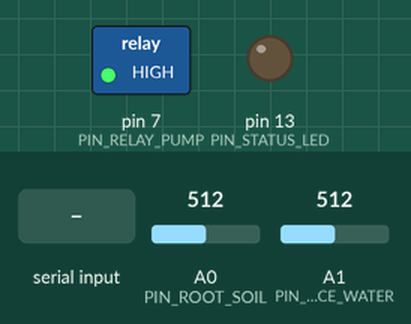
Bench run of a sketch on a simulated Arduino Uno, built with avr-gcc and run on an emulated ATmega328P. On the bench: switched loads named in the sketch (green lamp = pin HIGH), output pins drawn as LEDs (lit = HIGH). The test bench sets the inputs (shaded band); at power-on: A1 (PIN_SURFACE_WATER) = 512, A0 (PIN_ROOT_SOIL) = 512. Pins used as bus, display or sensor lines are not drawn; what the sketch prints to the serial monitor is not drawn.

Above: at 4.5 s.
4.6 s: A1 (PIN_SURFACE_WATER) set to 724
7.6 s: A1 (PIN_SURFACE_WATER) set to 750
At 8.0 s:
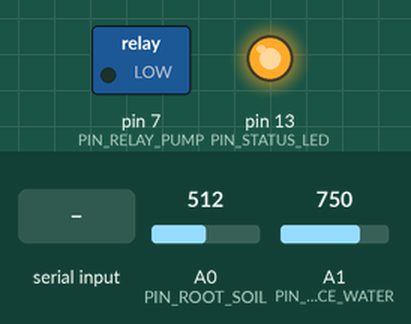
9.1 s: A0 (PIN_ROOT_SOIL) set to 401
10.6 s: A0 (PIN_ROOT_SOIL) set to 384
13.2 s: "1\n" received over Serial
At 14.4 s:
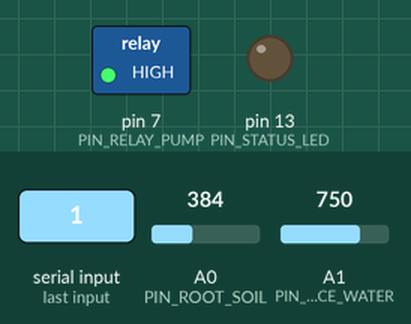
14.9 s: byte 49 ('1') received over Serial
At 16.0 s:
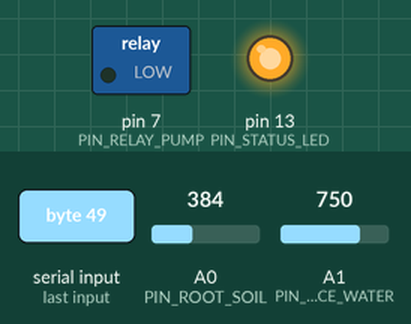
Timing chart, 0 to 21.6 s (numbered marks = the images above; inputs shaded):
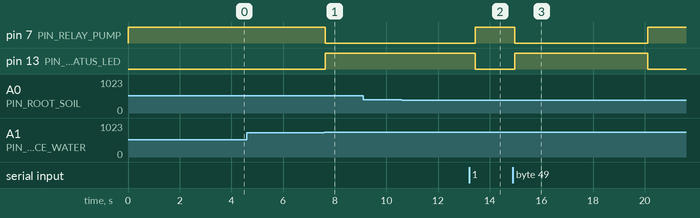

The sketch:

08_dc_adapter_presentation_test.ino
```cpp
/*
 * ============================================================================
 * WBACFSPWI — Test 08: Direct Current (12V DC Adapter) Presentation Test
 * ============================================================================
 *
 * Web-Based Automatic Controller for Solar-Powered Water Irrigation (WBACFSPWI)
 *
 * PURPOSE:
 *   Designed specifically for live indoor presentations, panel defenses, and bench
 *   demonstrations using a 12V DC Power Adapter (wall supply) instead of a 3S battery.
 *
 * POWER ARCHITECTURE:
 *   - 12V DC Power Adapter (>= 2A) -> LM2596 Buck Converter (IN+ / IN-)
 *   - 12V DC Power Adapter (+)     -> 5V Relay COM Terminal
 *   - LM2596 Buck Converter (OUT+) -> 5.00V Regulated -> Breadboard Red Rail (5V) -> Arduino 5V
 *   - LM2596 Buck Converter (OUT-) -> Common Star GND -> Breadboard Blue Rail (GND) -> Arduino GND
 *
 * HARDWARE PINOUT:
 *   - Pin A0: Capacitive Soil Moisture Sensor v1.2 (Root Zone Moisture)
 *   - Pin D8: Capacitive Sensor Power Gate (Corrosion Prevention)
 *   - Pin A1: HW-080 Surface Moisture Sensor (Ponding / Water Depth)
 *   - Pin D7: 5V Relay Module IN (Controls 12V DC Water Pump)
 *   - Pin D13: Status / Pulse Heartbeat LED
 *
 * PRESENTATION FEATURES:
 *   1. Direct 12V DC operation with battery voltage cutoff checks bypassed.
 *   2. Real-time ASCII visual progress bars in Serial Monitor for live panel viewing.
 *   3. Interactive Serial Commands ('1'=Demo Pump ON, '0'=Pump OFF, 'A'=Auto Mode, 'T'=Self-Test).
 *   4. Safety Demo Cutoff (Auto shuts pump off after 15s in demo pulse to avoid spill).
 * ============================================================================
 */

// ============================================================================
// 1. PIN DEFINITIONS
// ============================================================================
const int PIN_ROOT_SOIL      = A0;  // Capacitive Soil Moisture Sensor Analog Output
const int PIN_SENSOR_PWR     = 8;   // Capacitive Sensor VCC Power Gate
const int PIN_SURFACE_WATER  = A1;  // HW-080 Surface Moisture Sensor Analog Output
const int PIN_RELAY_PUMP     = 7;   // 5V Relay Control Pin (Active LOW)
const int PIN_STATUS_LED     = 13;  // Onboard Status LED

const bool RELAY_ACTIVE_LOW  = true; // Most Arduino relay modules are Active LOW

// ============================================================================
// 2. CALIBRATION CONSTANTS
// ============================================================================
// Capacitive Soil Moisture Sensor v1.2
const int SOIL_AIR_RAW       = 408;  // Sensor in dry air (0% moisture)
const int SOIL_WATER_RAW     = 172;  // Sensor submerged in water (100% moisture)

// HW-080 Surface Water Level Sensor (3-Point Ruler Calibration)
const int HW080_RAW_DRY      = 1020; // 0.0% surface water (dry probe)
const int HW080_RAW_MID      = 663;  // 50.0% water depth (mid-probe mark)
const int HW080_RAW_WET      = 568;  // 100.0% water depth (fully immersed)

// Irrigation Decision Thresholds (Synchronized 50%/40% Hysteresis)
const float WATER_TARGET_MAX        = 50.0;  // Automatic Mode: Stop pump at >= 50.0% water level
const float WATER_REFILL_MIN        = 40.0;  // Automatic Mode: Start pump below < 40.0% (10% Hysteresis Gap)
const unsigned long DEMO_PULSE_MS   = 5000UL;  // '1' command demo pulse: 5 seconds
const unsigned long MAX_DEMO_RUN_MS = 20000UL; // Safety maximum run cap: 20 seconds

// ============================================================================
// 4. OPERATIONAL MODES & SYSTEM STATE
// ============================================================================
enum OperationMode {
  MODE_AUTO,   // Autonomous rice field irrigation logic
  MODE_MANUAL  // Manual control via Serial commands
};

OperationMode currentMode = MODE_AUTO;
bool pumpState = false;
unsigned long pumpStartTime = 0;
unsigned long lastTelemetryTime = 0;
int lastRawSoil = 0;
int lastRawHW080 = 0;

// ============================================================================
// 5. HELPER FUNCTIONS: HARDWARE CONTROL & SENSING
// ============================================================================

void setPumpState(bool enable, const char* reason) {
  if (RELAY_ACTIVE_LOW) {
    digitalWrite(PIN_RELAY_PUMP, enable ? LOW : HIGH);
  } else {
    digitalWrite(PIN_RELAY_PUMP, enable ? HIGH : LOW);
  }
  digitalWrite(PIN_STATUS_LED, enable ? HIGH : LOW);

  if (enable != pumpState) {
    pumpState = enable;
    if (pumpState) {
      pumpStartTime = millis();
      Serial.println();
      Serial.print(F(">>> [ACTUATOR EVENT] PUMP TURNED [ ON  ] | Reason: "));
      Serial.println(reason);
    } else {
      unsigned long duration = (millis() - pumpStartTime) / 1000;
      Serial.println();
      Serial.print(F(">>> [ACTUATOR EVENT] PUMP TURNED [ OFF ] | Run Duration: "));
      Serial.print(duration);
      Serial.print(F("s | Reason: "));
      Serial.println(reason);
    }
  }
}

// Read Capacitive Soil Moisture Sensor (Root Zone) with D8 Power Gate
float readRootSoilMoisture() {
  digitalWrite(PIN_SENSOR_PWR, HIGH);
  delay(30); // Power stabilization delay

  long sum = 0;
  for (int i = 0; i < 16; i++) {
    sum += analogRead(PIN_ROOT_SOIL);
    delay(2);
  }
  digitalWrite(PIN_SENSOR_PWR, LOW); // Turn off sensor power to prevent electrolytic corrosion

  lastRawSoil = (int)(sum / 16);
  float pct = 100.0 * (float)(SOIL_AIR_RAW - lastRawSoil) / (float)(SOIL_AIR_RAW - SOIL_WATER_RAW);
  return constrain(pct, 0.0, 100.0);
}

// Read HW-080 Surface Water Level Sensor with 3-point calibration
float readSurfaceWaterLevel() {
  long sum = 0;
  for (int i = 0; i < 16; i++) {
    sum += analogRead(PIN_SURFACE_WATER);
    delay(2);
  }
  lastRawHW080 = (int)(sum / 16);

  if (lastRawHW080 >= HW080_RAW_DRY) {
    return 0.0;
  } else if (lastRawHW080 >= HW080_RAW_MID) {
    float pct = 50.0 * (float)(HW080_RAW_DRY - lastRawHW080) / (float)(HW080_RAW_DRY - HW080_RAW_MID);
    return constrain(pct, 0.0, 50.0);
  } else {
    float pct = 50.0 + 50.0 * (float)(HW080_RAW_MID - lastRawHW080) / (float)(HW080_RAW_MID - HW080_RAW_WET);
    return constrain(pct, 0.0, 100.0);
  }
}

// Render visual ASCII gauge bar e.g. [==========          ] 50%
void printVisualBar(float percentage, int barLength = 10) {
  int filled = (int)((percentage / 100.0) * barLength);
  filled = constrain(filled, 0, barLength);

  Serial.print(F("["));
  for (int i = 0; i < barLength; i++) {
    if (i < filled) {
      Serial.print(F("="));
    } else {
      Serial.print(F(" "));
    }
  }
  Serial.print(F("] "));
  if (percentage < 10.0) Serial.print(F("  "));
  else if (percentage < 100.0) Serial.print(F(" "));
  Serial.print(percentage, 1);
  Serial.print(F("%"));
}

void printHelpMenu() {
  Serial.println(F("\n=================================================================="));
  Serial.println(F("              LIVE PRESENTATION COMMAND CONSOLE                   "));
  Serial.println(F("=================================================================="));
  Serial.println(F("  '1' -> Trigger 5-Second Demo Pump Pulse (Safe Table Demo)"));
  Serial.println(F("  '0' -> Immediate Pump STOP"));
  Serial.println(F("  'A' -> Switch to AUTONOMOUS Rice Field Irrigation Mode"));
  Serial.println(F("  'M' -> Switch to MANUAL Standby Mode"));
  Serial.println(F("  'T' -> Run 5-Second Hardware Self-Test (Relay + Sensors)"));
  Serial.println(F("  'S' -> Print Hardware Status Summary Card"));
  Serial.println(F("  '?' -> Show this help menu again"));
  Serial.println(F("==================================================================\n"));
}

void printStatusSummary(float soilPct, float waterPct) {
  Serial.println(F("\n-----------------[ HARDWARE STATUS SUMMARY ]-----------------"));
  Serial.print(F("  Power Source        : 12V DC Power Adapter (Direct Current)\n"));
  Serial.print(F("  Operating Mode      : "));
  Serial.println(currentMode == MODE_AUTO ? F("AUTONOMOUS (Rice Field Logic)") : F("MANUAL (Panel Demo)"));
  Serial.print(F("  Root Soil Moisture  : "));
  Serial.print(soilPct, 1);
  Serial.print(F("% (Raw ADC: "));
  Serial.print(lastRawSoil);
  Serial.println(F(")"));
  Serial.print(F("  Surface Water Level : "));
  Serial.print(waterPct, 1);
  Serial.print(F("% (Raw ADC: "));
  Serial.print(lastRawHW080);
  Serial.println(F(")"));
  Serial.print(F("  Pump Relay State    : "));
  Serial.println(pumpState ? F("ACTIVE (ON)") : F("STANDBY (OFF)"));
  Serial.println(F("-------------------------------------------------------------\n"));
}

void runSelfTest() {
  Serial.println(F("\n>>> [SELF-TEST] Starting 5-Second Component Diagnostic..."));

  Serial.print(F("  [1/3] Reading Root Capacitive Sensor... "));
  float soil = readRootSoilMoisture();
  Serial.print(soil, 1);
  Serial.print(F("% (Raw: "));
  Serial.print(lastRawSoil);
  Serial.println(F(") -> PASS"));
  delay(500);

  Serial.print(F("  [2/3] Reading HW-080 Surface Sensor... "));
  float water = readSurfaceWaterLevel();
  Serial.print(water, 1);
  Serial.print(F("% (Raw: "));
  Serial.print(lastRawHW080);
  Serial.println(F(") -> PASS"));
  delay(500);

  Serial.println(F("  [3/3] Testing Relay Click (1-second safe click)..."));
  setPumpState(true, "Self-Test Relay Verification");
  delay(1000);
  setPumpState(false, "Self-Test Complete");

  Serial.println(F(">>> [SELF-TEST] All hardware components verified OK!\n"));
}

// ============================================================================
// 6. SETUP
// ============================================================================
void setup() {
  Serial.begin(115200);
  while (!Serial) { delay(10); }

  pinMode(PIN_SENSOR_PWR, OUTPUT);
  digitalWrite(PIN_SENSOR_PWR, LOW);

  pinMode(PIN_RELAY_PUMP, OUTPUT);
  // Ensure Relay is initially OFF
  digitalWrite(PIN_RELAY_PUMP, RELAY_ACTIVE_LOW ? HIGH : LOW);

  pinMode(PIN_STATUS_LED, OUTPUT);
  digitalWrite(PIN_STATUS_LED, LOW);

  Serial.println();
  Serial.println(F("=================================================================="));
  Serial.println(F(" WBACFSPWI: Direct Current (12V Adapter) Presentation Test Suite "));
  Serial.println(F("=================================================================="));
  Serial.println(F(" Power Supply: 12V DC Adapter -> LM2596 Buck (5.0V) & 12V Pump"));
  Serial.println(F(" Target: Demo Soil Moisture & Water Level Sensors with DC Pump"));
  Serial.println(F("=================================================================="));

  printHelpMenu();

  // Quick 3-second startup calibration
  Serial.println(F("[STARTUP] Initializing sensors (3 seconds)..."));
  for (int i = 3; i > 0; i--) {
    Serial.print(F("  -> Ready in "));
    Serial.print(i);
    Serial.println(F("s..."));
    readRootSoilMoisture();
    readSurfaceWaterLevel();
    delay(1000);
  }
  Serial.println(F("[STARTUP] System Ready! Streaming live telemetry below:\n"));
}

// ============================================================================
// 7. MAIN LOOP
// ============================================================================
void loop() {
  // Check for incoming user serial commands
  if (Serial.available() > 0) {
    char cmd = Serial.read();

    // Ignore line endings
    if (cmd != '\r' && cmd != '\n') {
      switch (cmd) {
        case '1':
          currentMode = MODE_MANUAL;
          Serial.println(F("\n[CMD] Manual Demo Trigger: Running pump for 5 seconds..."));
          setPumpState(true, "Manual 5s Demo Pulse");
          break;

        case '0':
          currentMode = MODE_MANUAL;
          Serial.println(F("\n[CMD] Manual Stop Triggered."));
          setPumpState(false, "Manual User Stop");
          break;

        case 'a':
        case 'A':
          currentMode = MODE_AUTO;
          Serial.println(F("\n[CMD] Switched to AUTONOMOUS Rice Field Irrigation Mode."));
          break;

        case 'm':
        case 'M':
          currentMode = MODE_MANUAL;
          setPumpState(false, "Switched to Manual Mode");
          Serial.println(F("\n[CMD] Switched to MANUAL Standby Mode."));
          break;

        case 't':
        case 'T':
          runSelfTest();
          break;

        case 's':
        case 'S':
          printStatusSummary(readRootSoilMoisture(), readSurfaceWaterLevel());
          break;

        case '?':
        case 'h':
        case 'H':
          printHelpMenu();
          break;

        default:
          Serial.print(F("\n[!] Unknown command: '"));
          Serial.print(cmd);
          Serial.println(F("'. Type '?' for command menu."));
          break;
      }
    }
  }

  // Sample sensors
  float rootMoisture = readRootSoilMoisture();
  float surfaceWater = readSurfaceWaterLevel();

  // Safety Run Timeout Enforcement
  if (pumpState) {
    unsigned long runDuration = millis() - pumpStartTime;

    // If manual 5s demo pulse elapsed
    if (currentMode == MODE_MANUAL && runDuration >= DEMO_PULSE_MS) {
      setPumpState(false, "5s Demo Pulse Complete");
    }
    // Universal safety cap (20s)
    else if (runDuration >= MAX_DEMO_RUN_MS) {
      setPumpState(false, "Safety Maximum Run Cap (20s) Reached");
    }
  }

  // Autonomous Mode Irrigation Decision Logic
  if (currentMode == MODE_AUTO) {
    if (surfaceWater >= WATER_TARGET_MAX) {
      if (pumpState) {
        setPumpState(false, "Surface Water Target (>=50%) Satisfied");
      }
    } else if (surfaceWater < WATER_REFILL_MIN) {
      if (!pumpState) {
        setPumpState(true, "Surface Water Below Min (<40%) -> Refilling");
      }
    }
  }

  // Periodic Live Telemetry Stream (every 1.0 second)
  if (millis() - lastTelemetryTime >= 1000) {
    lastTelemetryTime = millis();

    Serial.print(F("[LIVE] Soil: "));
    printVisualBar(rootMoisture, 8);

    Serial.print(F(" | Surface: "));
    printVisualBar(surfaceWater, 8);

    Serial.print(F(" | Pump: "));
    if (pumpState) {
      unsigned long sec = (millis() - pumpStartTime) / 1000;
      Serial.print(F("[ON  ("));
      Serial.print(sec);
      Serial.print(F("s)]"));
    } else {
      Serial.print(F("[OFF (Standby)]"));
    }

    Serial.print(F(" | Mode: "));
    Serial.print(currentMode == MODE_AUTO ? F("AUTO") : F("MANUAL"));

    Serial.print(F(" | Raw: (S="));
    Serial.print(lastRawSoil);
    Serial.print(F(", W="));
    Serial.print(lastRawHW080);
    Serial.println(F(")"));
  }

  delay(50);
}
```

Measured:
- the behaviour switches between 734 and 735 on A1 (PIN_SURFACE_WATER) (found by bisection; images 0 and 1)
- after the input at 4.6 s, every drawn part: stays the same
- after the input at 7.6 s, pin 7 (PIN_RELAY_PUMP): HIGH → LOW at once; pin 13 (PIN_STATUS_LED): LOW → HIGH at once
- after the input at 9.1 s, every drawn part: stays the same
- after the input at 10.6 s, every drawn part: stays the same
- after the input at 13.2 s, pin 7 (PIN_RELAY_PUMP): LOW → HIGH after 0.23 s; pin 13 (PIN_STATUS_LED): HIGH → LOW after 0.23 s
- after the input at 14.9 s, pin 7 (PIN_RELAY_PUMP): HIGH → LOW after 0.07 s, → HIGH 5.1 s later; pin 13 (PIN_STATUS_LED): LOW → HIGH after 0.07 s, → LOW 5.1 s later
